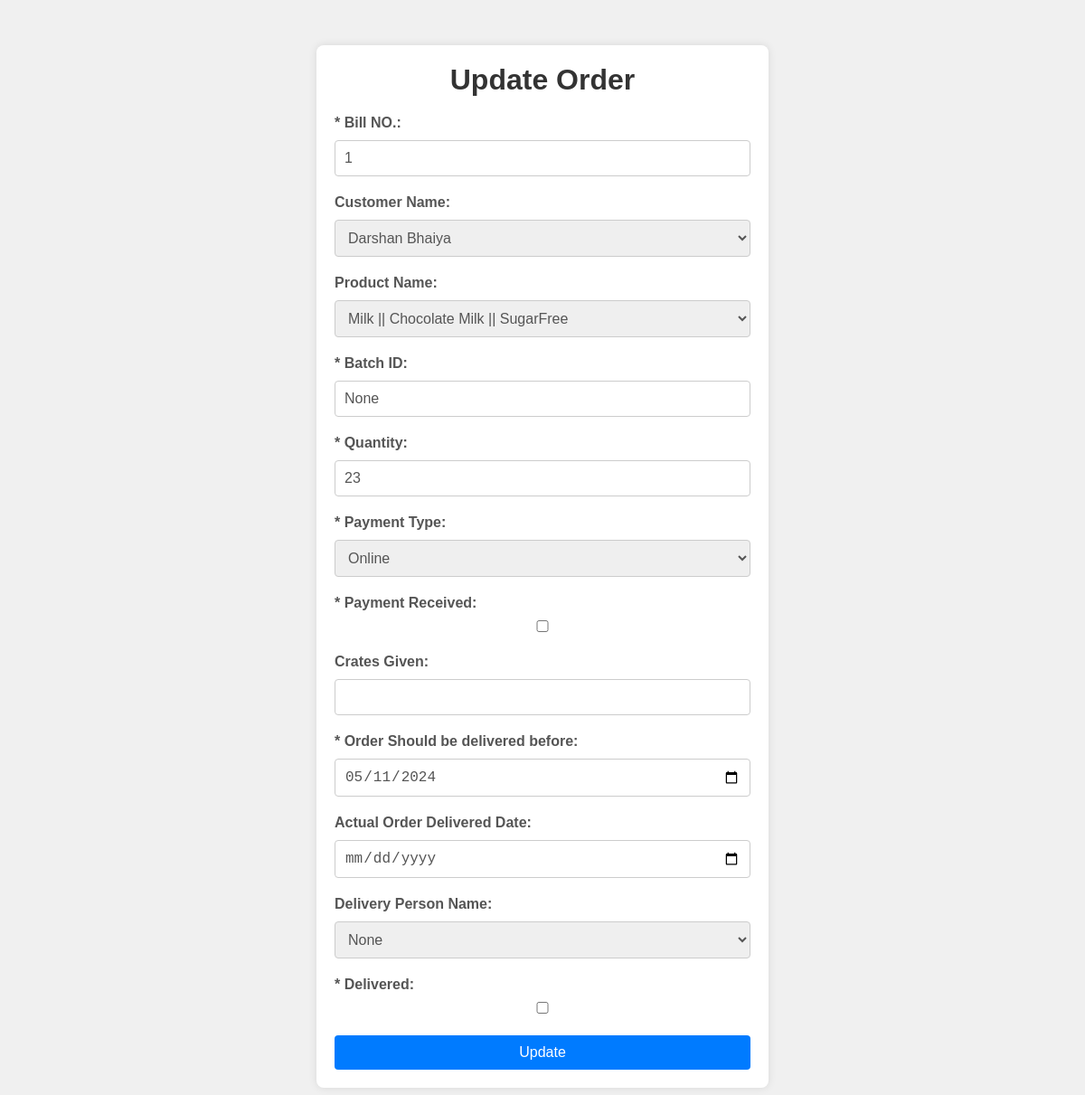
Page /open_update_order/OCDPMON8372 (signed in) on the committed database.
### app.py (models this page shows)
class Orders(db.Model):
    OrderID = db.Column(db.String(60), primary_key=True)
    BillID = db.Column(db.Integer)
    CustomerID = db.Column(db.String(60), db.ForeignKey('customer.CustomerID'))
    ProductID = db.Column(db.String(60), db.ForeignKey('product.ProductID'))
    BatchID = db.Column(db.String(20))
    Quantity = db.Column(db.Integer)
    Amount = db.Column(db.Float)
    OrderDateTime = db.Column(db.DateTime)
    PaymentType = db.Column(db.Enum('Online', 'Cash','Credit'))
    PaymentReceivedOrNot = db.Column(db.Boolean)
    CratesGiven = db.Column(db.Integer)
    PreferredOrderDate = db.Column(db.Date)
    ActualOrderDeliveredDate = db.Column(db.Date)
    DeliveryPersonID = db.Column(db.String(60), db.ForeignKey('delivery_person.DeliveryPersonID'))
    DeliveredOrNot = db.Column(db.Boolean)

class Customer(db.Model):
    CustomerID = db.Column(db.String(60), primary_key=True)
    CustomerName = db.Column(db.String(255))
    Address = db.Column(db.String(255))
    ContactPerson = db.Column(db.String(255))
    ContactNumber = db.Column(db.String(20))
    EmailId=db.Column(db.String(50))
    CustomerType = db.Column(db.Enum('Individual', 'Shop'))
    GSTRegistered = db.Column(db.Boolean)
    GSTNumber = db.Column(db.String(20))
    EngagementSource = db.Column(db.Enum('Direct', 'Marketing', 'Digital Media'))
    FirstOrderDate = db.Column(db.Date)
    LastOrderDate = db.Column(db.Date)
    LastBillNumber = db.Column(db.String(20))
    LastOrderID = db.Column(db.Integer)
    TotalCredit = db.Column(db.Float)
    TotalBusinessAmount = db.Column(db.Float)
    TotalTofuOrdered = db.Column(db.Float)
    TotalTofuAmount = db.Column(db.Float)
    TotalMilkOrdered = db.Column(db.Float)
    TotalMilkAmount = db.Column(db.Float)
    CrateGiven = db.Column(db.Integer)

class Product(db.Model):
    ProductID = db.Column(db.String(60), primary_key=True)
    ProductName = db.Column(db.String(255))
    Type = db.Column(db.Enum('Tofu', 'Milk'))
    SugarType = db.Column(db.String(50))
    ProductDescription = db.Column(db.String(255))
    Price = db.Column(db.Float)
    AvailableQuantity = db.Column(db.Integer)
    TotalQuantityProduced = db.Column(db.Integer)
    AvailableOrNot = db.Column(db.Boolean)

### app.py (the view)
@app.route('/open_update_order/<string:OrderID>')
def open_update_order(OrderID):
    if session['LoggedIn']==True and (session['Designation']=="Admin" or  session['Designation']=="Order Manager"):
        order = Orders.query.filter_by(OrderID=OrderID).first()
        products=Product.query.all()
        customers=Customer.query.all()
        delivery_people = DeliveryPerson.query.all()
        return render_template("updateOrder.html", order=order,products=products,customers=customers,delivery_people=delivery_people)

### templates/updateOrder.html (shortened to what this page needs)
<!DOCTYPE html>
<html lang="en">
<head>
</head>
<body>
    <div class="container">
        <h1>Update Order</h1>
        <form action="/update_order/{{ order.OrderID }}" method="POST">
            <div class="form-group">
                <label for="billID">* Bill NO.:</label>
                <input type="number" id="billID" name="billID" value="{{ order.BillID }}" readonly>
            </div>
            <div class="form-group">
                <label for="customerID">Customer Name:</label>
                <select id="customerID" name="customerID" required>
                    {% for customer in customers %}
                        <option value="{{ customer.CustomerID }}" {% if customer.CustomerID == order.CustomerID %} selected {% endif %}>{{ customer.CustomerName }}</option>
                    {% endfor %}
                </select>
            </div>
            <div class="form-group">
                <label for="productID">Product Name:</label>
                <select id="productID" name="productID" required>
                    {% for product in products %}
                        <option value="{{ product.ProductID }}" {% if product.ProductID == order.ProductID %} selected {% endif %}>{{ product.Type }} || {{ product.ProductName }} || {{ product.SugarType }}</option>
                    {% endfor %}
                </select>
            </div>
            <div class="form-group">
                <label for="batchID">* Batch ID:</label>
                <input type="text" id="batchID" name="batchID" value="{{ order.BatchID }}" required>
            </div>
            <div class="form-group">
                <label for="quantity">* Quantity:</label>
                <input type="number" id="quantity" name="quantity" value="{{ order.Quantity }}" required>
            </div>
            <div class="form-group">
                <label for="paymentType">* Payment Type:</label>
                <select id="paymentType" name="paymentType" required onchange="handlePaymentTypeChange()">
                    <option value="Online" {% if order.PaymentType == 'Online' %} selected {% endif %}>Online</option>
                </select>
            </div>
            <div class="form-group" id="paymentReceivedGroup">
                <label for="paymentReceivedOrNot">* Payment Received:</label>
                <input type="checkbox" id="paymentReceivedOrNot" name="paymentReceivedOrNot" {% if order.PaymentReceivedOrNot %}checked{% endif %}>
            </div>
            <div class="form-group">
                <label for="cratesGiven">Crates Given:</label>
                <input type="number" id="cratesGiven" name="cratesGiven" value="{{ order.CratesGiven }}" >
            </div>
            <div class="form-group">
                <label for="preferredOrderDate">* Order Should be delivered before:</label>
                <input type="date" id="preferredOrderDate" name="preferredOrderDate" value="{{ order.PreferredOrderDate }}" required>
            </div>
            <div class="form-group">
                <label for="actualOrderDeliveredDate">Actual Order Delivered Date:</label>
                <input type="date" id="actualOrderDeliveredDate" name="actualOrderDeliveredDate" value="{{ order.ActualOrderDeliveredDate }}" >
            </div>
            <div class="form-group">
                <label for="deliveryPersonID">Delivery Person Name:</label>
                <select id="deliveryPersonID" name="deliveryPersonID">
                    <option value="">None</option>
                </select>
            </div>
            <div class="form-group">
                <label for="deliveredOrNot">* Delivered:</label>
                <input type="checkbox" id="deliveredOrNot" name="deliveredOrNot" {% if order.DeliveredOrNot %}checked{% endif %}>
            </div>
            <button type="submit">Update</button>
        </form>
    </div>
</body>
</html>

### templates/updateOrder.html (style rules this page uses)
* { margin: 0; padding: 0; box-sizing: border-box; }
body { font-family: Arial, sans-serif; background-color: #f0f0f0; margin: 0; padding: 0; }
.container { max-width: 500px; margin: 50px auto; background-color: #fff; padding: 20px; border-radius: 8px; box-shadow: 0 0 10px rgba(0, 0, 0, 0.1); }
h1 { text-align: center; color: #333; margin-bottom: 20px; }
.form-group { margin-bottom: 20px; }
label { font-weight: bold; color: #555; display: block; margin-bottom: 5px; }
input[type="text"], input[type="number"], input[type="date"], input[type="checkbox"], select { width: 100%; padding: 10px; border: 1px solid #ccc; border-radius: 4px; box-sizing: border-box; font-size: 16px; color: #555; margin-top: 5px; }
button { background-color: #007bff; color: #fff; border: none; padding: 10px 20px; cursor: pointer; border-radius: 4px; font-size: 16px; width: 100%; transition: background-color 0.3s ease; }

### rows in the picture
Orders: billID "1", customerID "Darshan Bhaiya", productID "Milk || Chocolate Milk || SugarFree", batchID "None", quantity "23", paymentType "Online", preferredOrderDate "05/11/2024"
